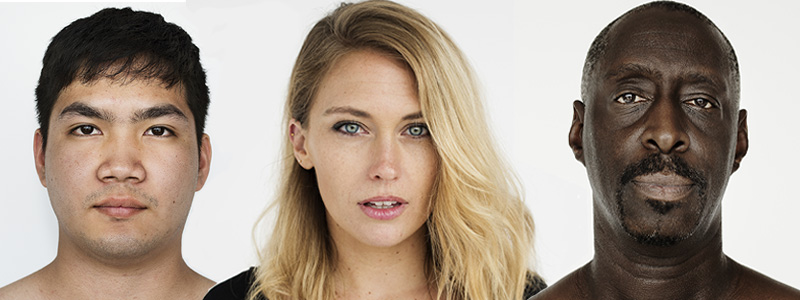
#> input picture faces.jpg, 800 x 300 px, given in place of OpenCV_Logo.png, which was not available
$ jupyter execute Opencv_translate.ipynb   (shell and % lines are left out)   (text cells are left out)
#> lines starting #> are read from the running program, lines starting #| are printed output that depends on the picture; pictures that were not available may be replaced by others from this repository, and a replacement may not be noted
[cell 1]
from google.colab import drive
drive.mount("/content/gdrive",)

[cell 2]
import os
import sys
os.chdir('/content/gdrive/My Drive/Colab Notebooks/ECSE341')
ROOT_DIR = os.path.abspath("")
print (ROOT_DIR)
sys.path.append(ROOT_DIR)

[cell 3]
# import the necessary packages
from matplotlib import pyplot as plt
import numpy as np
import argparse
import imutils
import cv2

[cell 4]
def plt_imshow(title, image):
	# convert the image frame BGR to RGB color space and display it
	image = cv2.cvtColor(image, cv2.COLOR_BGR2RGB)
	plt.imshow(image)
	plt.title(title)
	plt.grid(False)
	plt.show()

[cell 5]
# construct the argument parser and parse the arguments
#ap = argparse.ArgumentParser()
#ap.add_argument("-i", "--image", type=str, default="opencv_logo.png",
#	help="path to the input image")
#args = vars(ap.parse_args())

# since we are using Jupyter Notebooks we can replace our argument
# parsing code with *hard coded* arguments and values
args = {
	"image": "OpenCV_Logo.png"
}

[cell 6]
# load the image and display it to our screen
image = cv2.imread(args["image"])
#> image is the input picture: shape (300, 800, 3); mean B, G, R 140.7, 154.2, 169.2
plt_imshow("Original", image)

# shift the image 25 pixels to the right and 50 pixels down
M = np.float32([[1, 0, -7], [0, 1, -23]])
shifted = cv2.warpAffine( image,M, (image.shape[1]//2, image.shape[0]//2))
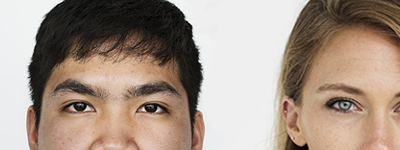
#> shifted: shape (150, 400, 3); mean B, G, R 135.3, 148.3, 165.4
plt_imshow("Shifted Up and Left", shifted)
M1 = np.float32([[1, 0, 17], [0, 1, 50]])
newshifted = cv2.warpAffine(shifted, M1, (image.shape[1], image.shape[0]))
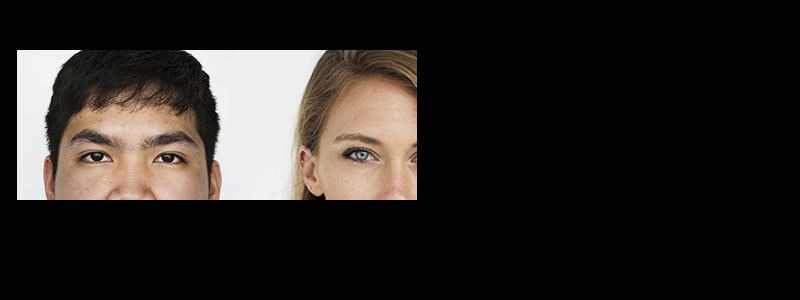
#> newshifted: shape (300, 800, 3); mean B, G, R 33.8, 37.1, 41.3
plt_imshow("Shifted Up and Left", newshifted)

[cell 7]
# now, let's shift the image 50 pixels to the left and 90 pixels
# up by specifying negative values for the x and y directions,
# respectively
M = np.float32([[1, 0, -50], [0, 1, -90]])
shifted = cv2.warpAffine(image, M, (image.shape[1], image.shape[0]))
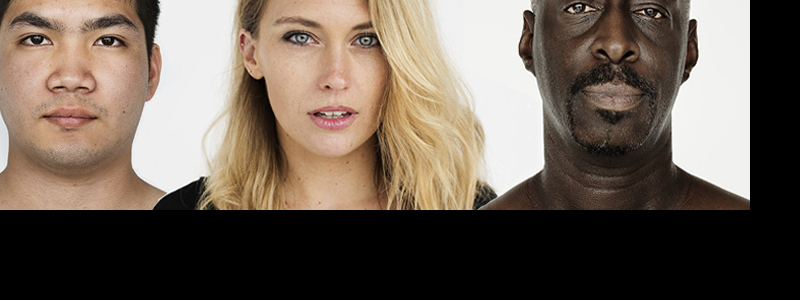
#> shifted: shape (300, 800, 3); mean B, G, R 86.4, 97.6, 110.2
plt_imshow("Shifted Up and Left", shifted)

[cell 8]
# use the imutils helper function to translate the image 100 pixels
# down in a single function call
shifted = imutils.translate(image, 50, 100)
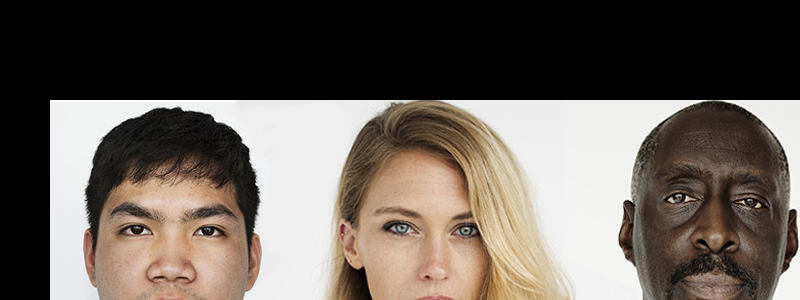
#> shifted: shape (300, 800, 3); mean B, G, R 89.1, 96.5, 105.1
plt_imshow("Shifted Down", shifted)
shifted1 = imutils.translate(shifted, -50, -100)
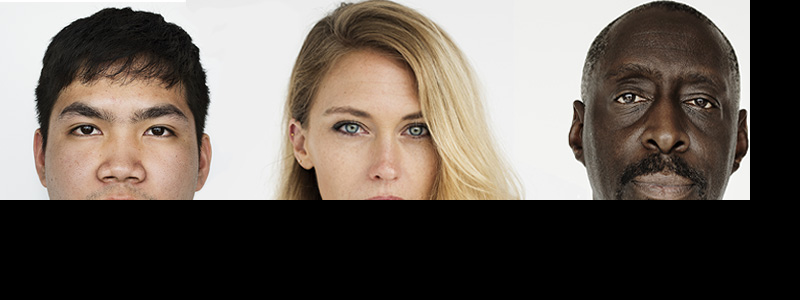
#> shifted1: shape (300, 800, 3); mean B, G, R 89.1, 96.5, 105.1
plt_imshow("Shifted Back", shifted1)
